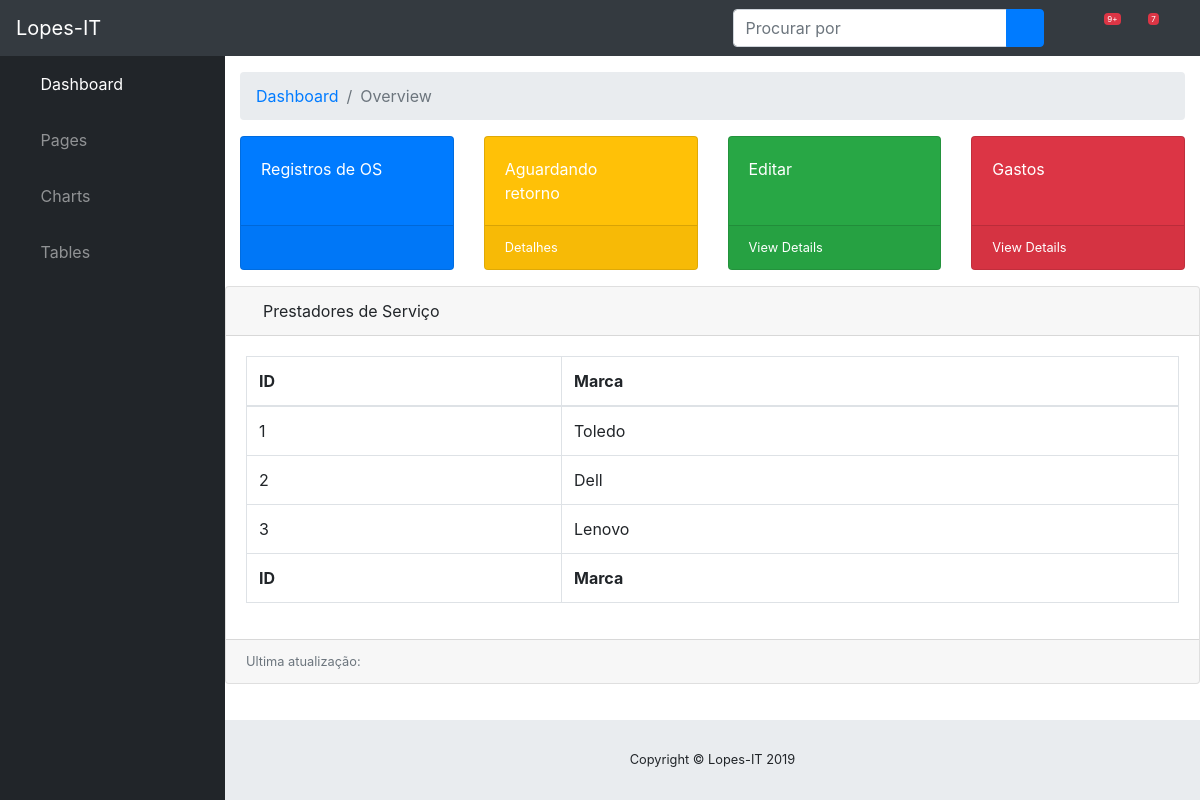
The page /marcas/ (signed in) on the database its author committed.
### patrimonial/models.py (models this page shows, shortened)
class Marca(models.Model):
    nome = models.CharField(max_length=30)

### patrimonial/views.py (the view)
# urls.py: path('marcas/', marcas, name='marcas'),
@login_required
def marcas(request):
    marcas = Marca.objects.all()
    return render(request, 'marcas.html', locals())

### templates/marcas.html (shortened to what this page needs)
<!DOCTYPE html>
{% extends 'base.html' %}
{% load static %}
{% block conteudo %}
        </div>
        <div class="card mb-3">
          <div class="card-header">
            <i class="fas fa-table"></i> Prestadores de Serviço</div>
          <div class="card-body">
            <div class="table-responsive">
              <table class="table table-bordered" id="dataTable" width="100%" cellspacing="0">
                <thead>
                  <tr>
                    <th>ID</th>
                    <th>Marca</th>
                  </tr>
                </thead>
                <tfoot>
                  <tr>
                    <th>ID</th>
                    <th>Marca</th>
                  </tr>
                </tfoot>
                <tbody>
                {% for i in marcas %}
                <tr>
                    <td>{{ i.id }}</td>
                    <td>{{ i.nome }}</td>
                  </tr>
                {% endfor %}
{% endblock %}

### rows shown on the page
Marca: id "1", nome "Toledo"
Marca: id "2", nome "Dell"
Marca: id "3", nome "Lenovo"
